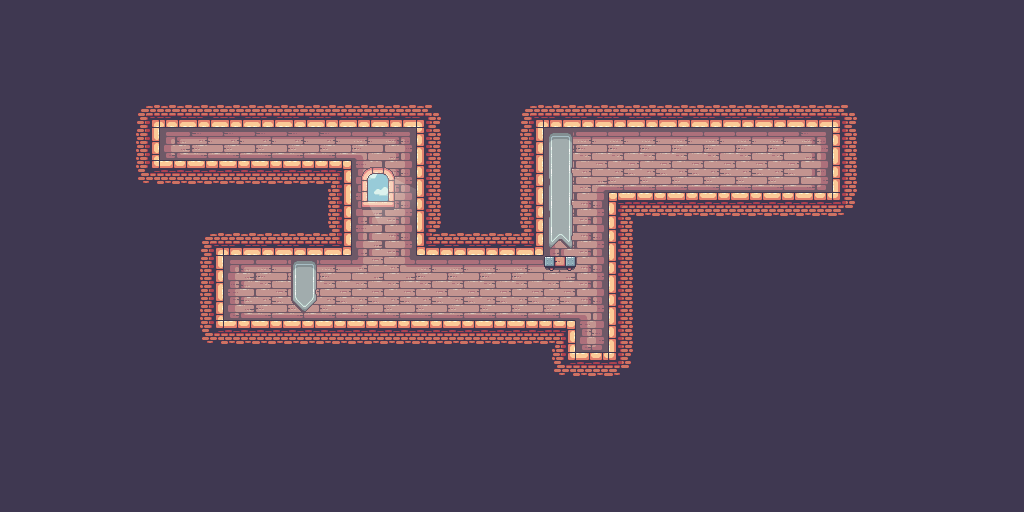

Below is a game level as drawn by its tile map, then a one-line description and the .tmx file that defines it, in full:
An orthogonal 32x16 tile map with 32x32 px tiles, 3 tile layers (Background, Map, Decorations), 2 tilesets.

<map version="1.10" tiledversion="1.11.2" orientation="orthogonal" renderorder="right-down" width="32" height="16" tilewidth="32" tileheight="32" infinite="0" nextlayerid="4" nextobjectid="1">
 <tileset firstgid="1" source="assets/TileSets/Board/Board.tsx" />
 <tileset firstgid="248" source="assets/TileSets/Decorations/Decorations.tsx" />
 <layer id="1" name="Background" width="32" height="16">
  <data encoding="csv">
41,41,41,41,41,41,41,41,41,41,41,41,41,41,41,41,41,41,41,41,41,41,41,41,41,41,41,41,41,41,41,41,
41,41,41,41,41,41,41,41,41,41,41,41,41,41,41,41,41,41,41,41,41,41,41,41,41,41,41,41,41,41,41,41,
41,41,41,41,41,41,41,41,41,41,41,41,41,41,41,41,41,41,41,41,41,41,41,41,41,41,41,41,41,41,41,41,
41,41,41,41,41,41,41,41,41,41,41,41,41,41,41,41,41,41,41,41,41,41,41,41,41,41,41,41,41,41,41,41,
41,41,41,41,41,41,41,41,41,41,41,41,41,41,41,41,41,41,41,41,41,41,41,41,41,41,41,41,41,41,41,41,
41,41,41,41,41,41,41,41,41,41,41,41,41,41,41,41,41,41,41,41,41,41,41,41,41,41,41,41,41,41,41,41,
41,41,41,41,41,41,41,41,41,41,41,41,41,41,41,41,41,41,41,41,41,41,41,41,41,41,41,41,41,41,41,41,
41,41,41,41,41,41,41,41,41,41,41,41,41,41,41,41,41,41,41,41,41,41,41,41,41,41,41,41,41,41,41,41,
41,41,41,41,41,41,41,41,41,41,41,41,41,41,41,41,41,41,41,41,41,41,41,41,41,41,41,41,41,41,41,41,
41,41,41,41,41,41,41,41,41,41,41,41,41,41,41,41,41,41,41,41,41,41,41,41,41,41,41,41,41,41,41,41,
41,41,41,41,41,41,41,41,41,41,41,41,41,41,41,41,41,41,41,41,41,41,41,41,41,41,41,41,41,41,41,41,
41,41,41,41,41,41,41,41,41,41,41,41,41,41,41,41,41,41,41,41,41,41,41,41,41,41,41,41,41,41,41,41,
41,41,41,41,41,41,41,41,41,41,41,41,41,41,41,41,41,41,41,41,41,41,41,41,41,41,41,41,41,41,41,41,
41,41,41,41,41,41,41,41,41,41,41,41,41,41,41,41,41,41,41,41,41,41,41,41,41,41,41,41,41,41,41,41,
41,41,41,41,41,41,41,41,41,41,41,41,41,41,41,41,41,41,41,41,41,41,41,41,41,41,41,41,41,41,41,41,
41,41,41,41,41,41,41,41,41,41,41,41,41,41,41,41,41,41,41,41,41,41,41,41,41,41,41,41,41,41,41,41
</data>
 </layer>
 <layer id="2" name="Map" width="32" height="16">
  <data encoding="csv">
0,0,0,0,0,0,0,0,0,0,0,0,0,0,0,0,0,0,0,0,0,0,0,0,0,0,0,0,0,0,0,0,
0,0,0,0,0,0,0,0,0,0,0,0,0,0,0,0,0,0,0,0,0,0,0,0,0,0,0,0,0,0,0,0,
0,0,0,0,0,0,0,0,0,0,0,0,0,0,0,0,0,0,0,0,0,0,0,0,0,0,0,0,0,0,0,0,
0,0,0,0,27,60,60,60,60,60,60,60,60,28,0,0,27,60,60,60,60,60,60,60,60,60,28,0,0,0,0,0,
0,0,0,0,42,211,212,212,212,212,212,199,137,40,0,0,42,135,136,136,136,136,136,136,136,137,40,0,0,0,0,0,
0,0,0,0,46,22,22,22,22,22,23,154,156,40,0,0,42,154,141,174,174,174,174,174,174,175,40,0,0,0,0,0,
0,0,0,0,0,0,0,0,0,0,42,154,156,40,0,0,42,154,156,21,22,22,22,22,22,22,47,0,0,0,0,0,
0,0,0,0,0,0,27,60,60,60,61,154,156,59,60,60,61,154,156,40,0,0,0,0,0,0,0,0,0,0,0,0,
0,0,0,0,0,0,42,135,136,136,136,161,160,136,136,136,136,161,156,40,0,0,0,0,0,0,0,0,0,0,0,0,
0,0,0,0,0,0,42,173,174,174,174,174,174,174,174,174,174,174,202,40,0,0,0,0,0,0,0,0,0,0,0,0,
0,0,0,0,0,0,46,22,22,22,22,22,22,22,22,22,22,23,177,40,0,0,0,0,0,0,0,0,0,0,0,0,
0,0,0,0,0,0,0,0,0,0,0,0,0,0,0,0,0,46,22,47,0,0,0,0,0,0,0,0,0,0,0,0,
0,0,0,0,0,0,0,0,0,0,0,0,0,0,0,0,0,0,0,0,0,0,0,0,0,0,0,0,0,0,0,0,
0,0,0,0,0,0,0,0,0,0,0,0,0,0,0,0,0,0,0,0,0,0,0,0,0,0,0,0,0,0,0,0,
0,0,0,0,0,0,0,0,0,0,0,0,0,0,0,0,0,0,0,0,0,0,0,0,0,0,0,0,0,0,0,0,
0,0,0,0,0,0,0,0,0,0,0,0,0,0,0,0,0,0,0,0,0,0,0,0,0,0,0,0,0,0,0,0
</data>
 </layer>
 <layer id="3" name="Decorations" width="32" height="16">
  <data encoding="csv">
0,0,0,0,0,0,0,0,0,0,0,0,0,0,0,0,0,0,0,0,0,0,0,0,0,0,0,0,0,0,0,0,
0,0,0,0,0,0,0,0,0,0,0,0,0,0,0,0,0,0,0,0,0,0,0,0,0,0,0,0,0,0,0,0,
0,0,0,0,0,0,0,0,0,0,0,0,0,0,0,0,0,0,0,0,0,0,0,0,0,0,0,0,0,0,0,0,
0,0,0,0,0,0,0,0,0,0,0,0,0,0,0,0,0,0,0,0,0,0,0,0,0,0,0,0,0,0,0,0,
0,0,0,0,0,0,0,0,0,0,0,0,0,0,0,0,0,256,0,0,0,0,0,0,0,0,0,0,0,0,0,0,
0,0,0,0,0,0,0,0,0,0,0,273,274,0,0,0,0,263,0,0,0,0,0,0,0,0,0,0,0,0,0,0,
0,0,0,0,0,0,0,0,0,0,0,280,281,0,0,0,0,263,0,0,0,0,0,0,0,0,0,0,0,0,0,0,
0,0,0,0,0,0,0,0,0,0,0,0,0,0,0,0,0,270,0,0,0,0,0,0,0,0,0,0,0,0,0,0,
0,0,0,0,0,0,0,0,0,256,0,0,0,0,0,0,0,267,0,0,0,0,0,0,0,0,0,0,0,0,0,0,
0,0,0,0,0,0,0,0,0,277,0,0,0,0,0,0,0,0,0,0,0,0,0,0,0,0,0,0,0,0,0,0,
0,0,0,0,0,0,0,0,0,0,0,0,0,0,0,0,0,0,0,0,0,0,0,0,0,0,0,0,0,0,0,0,
0,0,0,0,0,0,0,0,0,0,0,0,0,0,0,0,0,0,0,0,0,0,0,0,0,0,0,0,0,0,0,0,
0,0,0,0,0,0,0,0,0,0,0,0,0,0,0,0,0,0,0,0,0,0,0,0,0,0,0,0,0,0,0,0,
0,0,0,0,0,0,0,0,0,0,0,0,0,0,0,0,0,0,0,0,0,0,0,0,0,0,0,0,0,0,0,0,
0,0,0,0,0,0,0,0,0,0,0,0,0,0,0,0,0,0,0,0,0,0,0,0,0,0,0,0,0,0,0,0,
0,0,0,0,0,0,0,0,0,0,0,0,0,0,0,0,0,0,0,0,0,0,0,0,0,0,0,0,0,0,0,0
</data>
 </layer>
</map>
